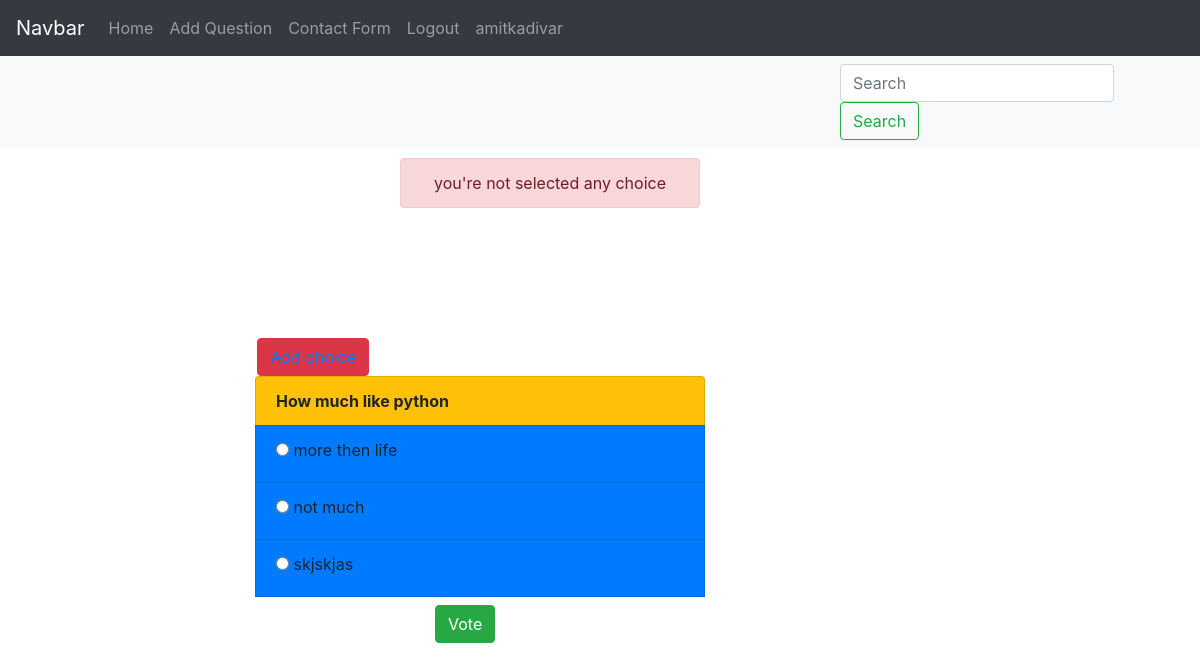
Screenshot of /2/vote/ (signed in) with the database file from the repository.
### lernapp/models.py (models this page shows, shortened)
class Question(models.Model):
    question_text=models.CharField(max_length=255)
    pub_date=models.DateTimeField('date published')

class Choice(models.Model):
    question=models.ForeignKey(Question,on_delete=models.CASCADE)
    choice_text=models.CharField(max_length=255)
    votes=models.IntegerField(default=0)

### lernapp/views.py (the view)
# urls.py: path('<int:question_id>/vote/',views.vote,name='vote'),
@login_required(login_url='/login')
def vote(request,question_id):
    question=get_object_or_404(Question,pk=question_id)
    choice=question.choice_set.all()
    try:
        selected_choice=question.choice_set.get(pk=request.POST['choice'])
    except (KeyError,Choice.DoesNotExist):
        return render(request,'learnapp/detail.html',{
                                                    'question':question,
                                                    'choice':choice,
                                                    'error_message':"you're not selected any choice",
                                                     })
    else:
        selected_choice.votes += 1
        selected_choice.save()
        return HttpResponseRedirect(reverse('lernapp:results', args=(question.id,)))

### templates/learnapp/detail.html (shortened to what this page needs)
{% extends 'learnapp/home.html'%}
{% block head %}
  {{ block.super}}
{% endblock %}
{% block body %}
<nav class="navbar navbar-light bg-light" style="padding-left:70%;" >
<form class="form-inline" action="lernapp:search" method="post">
  <input class="form-control mr-sm-2" type="text"  name="search" placeholder="Search" >
  <button class="btn btn-outline-success my-2 my-sm-0" type="submit">Search</button>
</form>
</nav>
      <div style="padding-top:10px;">
       {% if error_message %}
          <div class="alert alert-danger col-sm-3 offset-sm-4"style="text-align:center;" role="alert">
            {{ error_message }}
          </div>
      {% endif %}
      </div>
<div class="container " style="padding:8% 0% 0% 20%">
  <div style="padding:2% 0% 0% 35% ">
  <button  type="button" class="btn btn-danger" style="margin:0px 0px 0px -56% "><a href="{% url 'lernapp:choiceform' question.id %}">Add choice </a></button>
  </div>
<form method="post" action="{% url 'lernapp:vote' question.id %}">
    <div class="row">
      <div class="col-sm-6 list-group">
      <div class='list-group-item bg-warning'>
        <strong>{{ question.question_text }}</strong>
      </div>
        {% for choice in question.choice_set.all %}
          <div class="list-group-item bg-primary">
          <input type="radio" name="choice" id="choice{{ forloop.counter }}" value="{{ choice.id }}"/>
          <label for="choice{{forloop.counter}}"> {{ choice.choice_text}}</label><br>
        </div>
      {% endfor %}
      <div style="padding:2% 0% 0% 40% ">
            <button type="submit" class="btn btn-success">Vote</button>
      </div>
      </div>
    </div>
  </form>
  </div>
{% endblock %}

### templates/learnapp/base.html (shortened to what this page needs)
<nav class="navbar navbar-expand-lg navbar navbar-dark bg-dark bg-light">
  <a class="navbar-brand" href="#">Navbar</a>
  <div class="collapse navbar-collapse" id="navbarSupportedContent">
    <ul class="navbar-nav mr-auto">
      <li class="nav-item ">
        <a class="nav-link" href="{% url 'lernapp:index'%}">{% block navhome%}Home{% endblock %} <span class="sr-only">(current)</span></a>
      </li>
      <li class="nav-item">
        <a class="nav-link" href="{% url 'lernapp:questionform'%}">Add Question</a>
      </li>
      <li>
      <a class='nav-link' href={% url 'lernapp:contact'%}>Contact Form </a>
      </li>
      {% if request.user.is_authenticated %}
      <li>
        <a  class="nav-link" href="{% url 'lernapp:logout' %}">Logout</a>
      </li>
      {% endif %}
        <li>
            <a class="nav-link my-2 my-sm-0 navbar-text">{{user.username}}</a>
        </li>
    </ul>
</div>
</nav>

### rows the page displays
Question: question_text "How much like python"
Choice: choice_text "more then life"
Choice: choice_text "not much"
Choice: choice_text "skjskjas"

### other values shown
{{ user.username }} "amitkadivar"
{{ error_message }} "you're not selected any choice"
